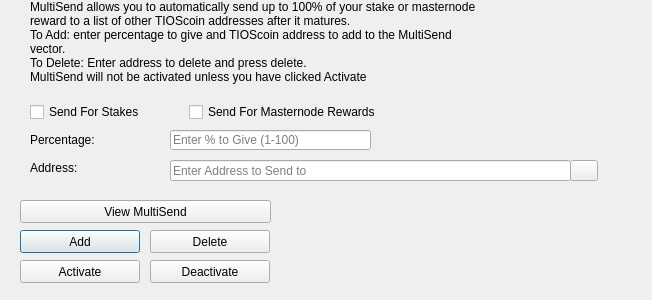
<?xml version="1.0" encoding="UTF-8"?>
<ui version="4.0">
 <class>MultiSendDialog</class>
 <widget class="QDialog" name="MultiSendDialog">
  <property name="windowModality">
   <enum>Qt::NonModal</enum>
  </property>
  <property name="geometry">
   <rect>
    <x>0</x>
    <y>0</y>
    <width>652</width>
    <height>300</height>
   </rect>
  </property>
  <property name="windowTitle">
   <string>MultiSend</string>
  </property>
  <widget class="QLineEdit" name="multiSendPercentEdit">
   <property name="geometry">
    <rect>
     <x>170</x>
     <y>130</y>
     <width>201</width>
     <height>20</height>
    </rect>
   </property>
   <property name="toolTip">
    <string>Enter whole numbers 1 - 100</string>
   </property>
   <property name="placeholderText">
    <string>Enter % to Give (1-100)</string>
   </property>
  </widget>
  <widget class="QLineEdit" name="multiSendAddressEdit">
   <property name="geometry">
    <rect>
     <x>170</x>
     <y>160</y>
     <width>401</width>
     <height>21</height>
    </rect>
   </property>
   <property name="toolTip">
    <string/>
   </property>
   <property name="placeholderText">
    <string>Enter Address to Send to</string>
   </property>
  </widget>
  <widget class="QLabel" name="label_2">
   <property name="geometry">
    <rect>
     <x>30</x>
     <y>0</y>
     <width>451</width>
     <height>121</height>
    </rect>
   </property>
   <property name="lineWidth">
    <number>1</number>
   </property>
   <property name="text">
    <string>MultiSend allows you to automatically send up to 100% of your stake or masternode reward to a list of other TIOScoin addresses after it matures.
To Add: enter percentage to give and TIOScoin address to add to the MultiSend vector.
To Delete: Enter address to delete and press delete.
MultiSend will not be activated unless you have clicked Activate</string>
   </property>
   <property name="alignment">
    <set>Qt::AlignLeading|Qt::AlignLeft|Qt::AlignTop</set>
   </property>
   <property name="wordWrap">
    <bool>true</bool>
   </property>
  </widget>
  <widget class="QLabel" name="message">
   <property name="geometry">
    <rect>
     <x>290</x>
     <y>200</y>
     <width>351</width>
     <height>91</height>
    </rect>
   </property>
   <property name="text">
    <string/>
   </property>
  </widget>
  <widget class="QPushButton" name="addButton">
   <property name="geometry">
    <rect>
     <x>20</x>
     <y>230</y>
     <width>120</width>
     <height>23</height>
    </rect>
   </property>
   <property name="toolTip">
    <string/>
   </property>
   <property name="statusTip">
    <string>Add to MultiSend Vector</string>
   </property>
   <property name="text">
    <string>Add</string>
   </property>
  </widget>
  <widget class="QPushButton" name="disableButton">
   <property name="geometry">
    <rect>
     <x>150</x>
     <y>260</y>
     <width>120</width>
     <height>23</height>
    </rect>
   </property>
   <property name="statusTip">
    <string>Deactivate MultiSend</string>
   </property>
   <property name="text">
    <string>Deactivate</string>
   </property>
  </widget>
  <widget class="QPushButton" name="addressBookButton">
   <property name="geometry">
    <rect>
     <x>570</x>
     <y>160</y>
     <width>28</width>
     <height>21</height>
    </rect>
   </property>
   <property name="toolTip">
    <string>Choose an address from the address book</string>
   </property>
   <property name="text">
    <string/>
   </property>
   <property name="icon">
    <iconset resource="../tioscoin.qrc">
     <normaloff>:/icons/address-book</normaloff>:/icons/address-book</iconset>
   </property>
   <property name="shortcut">
    <string>Alt+A</string>
   </property>
   <property name="autoDefault">
    <bool>false</bool>
   </property>
  </widget>
  <widget class="QLabel" name="label">
   <property name="geometry">
    <rect>
     <x>30</x>
     <y>130</y>
     <width>121</width>
     <height>20</height>
    </rect>
   </property>
   <property name="toolTip">
    <string>Percentage of stake to send</string>
   </property>
   <property name="text">
    <string>Percentage:</string>
   </property>
  </widget>
  <widget class="QLabel" name="label_5">
   <property name="geometry">
    <rect>
     <x>30</x>
     <y>160</y>
     <width>111</width>
     <height>16</height>
    </rect>
   </property>
   <property name="toolTip">
    <string>Address to send portion of stake to</string>
   </property>
   <property name="text">
    <string>Address:</string>
   </property>
  </widget>
  <widget class="QPushButton" name="deleteButton">
   <property name="geometry">
    <rect>
     <x>150</x>
     <y>230</y>
     <width>120</width>
     <height>23</height>
    </rect>
   </property>
   <property name="toolTip">
    <string/>
   </property>
   <property name="statusTip">
    <string>Delete Address From MultiSend Vector</string>
   </property>
   <property name="text">
    <string>Delete</string>
   </property>
  </widget>
  <widget class="QPushButton" name="activateButton">
   <property name="geometry">
    <rect>
     <x>20</x>
     <y>260</y>
     <width>120</width>
     <height>23</height>
    </rect>
   </property>
   <property name="statusTip">
    <string>Activate MultiSend</string>
   </property>
   <property name="text">
    <string>Activate</string>
   </property>
  </widget>
  <widget class="QPushButton" name="viewButton">
   <property name="geometry">
    <rect>
     <x>20</x>
     <y>200</y>
     <width>251</width>
     <height>23</height>
    </rect>
   </property>
   <property name="toolTip">
    <string/>
   </property>
   <property name="statusTip">
    <string>View MultiSend Vector</string>
   </property>
   <property name="text">
    <string>View MultiSend</string>
   </property>
  </widget>
  <widget class="QWidget" name="horizontalLayoutWidget">
   <property name="geometry">
    <rect>
     <x>30</x>
     <y>100</y>
     <width>351</width>
     <height>24</height>
    </rect>
   </property>
   <layout class="QHBoxLayout" name="horizontalLayout">
    <item>
     <widget class="QCheckBox" name="multiSendStakeCheckBox">
      <property name="text">
       <string>Send For Stakes</string>
      </property>
     </widget>
    </item>
    <item>
     <widget class="QCheckBox" name="multiSendMasternodeCheckBox">
      <property name="text">
       <string>Send For Masternode Rewards</string>
      </property>
     </widget>
    </item>
   </layout>
  </widget>
 </widget>
 <resources>
  <include location="../tioscoin.qrc"/>
 </resources>
 <connections/>
</ui>
